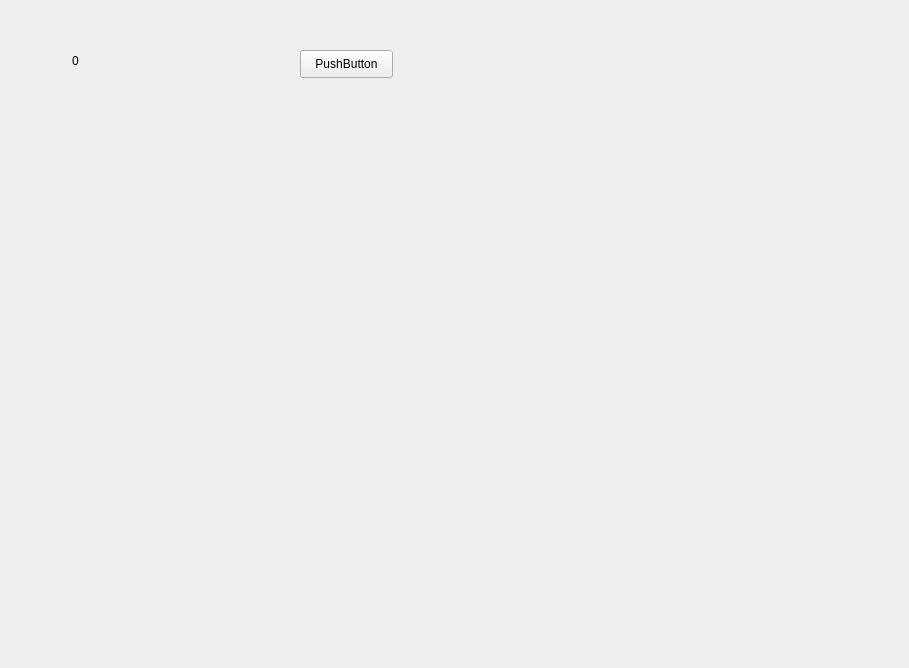
<?xml version="1.0" encoding="UTF-8"?>
<ui version="4.0">
    <class>Main</class>
    <widget class="QWidget" name="Main">
        <property name="geometry">
            <rect>
                <x>0</x>
                <y>0</y>
                <width>909</width>
                <height>668</height>
            </rect>
        </property>
        <property name="windowTitle">
            <string>LE HAVRE</string>
        </property>
        <widget class="QLabel" name="label_Argile">
            <property name="geometry">
                <rect>
                    <x>50</x>
                    <y>40</y>
                    <width>51</width>
                    <height>41</height>
                </rect>
            </property>
            <property name="text">
                <string>0</string>
            </property>
            <property name="alignment">
                <set>Qt::AlignCenter</set>
            </property>
        </widget>
        <widget class="QPushButton" name="pushButton">
            <property name="geometry">
                <rect>
                    <x>300</x>
                    <y>50</y>
                    <width>93</width>
                    <height>28</height>
                </rect>
            </property>
            <property name="text">
                <string>PushButton</string>
            </property>
        </widget>
    </widget>
    <resources />
    <connections />
</ui>
